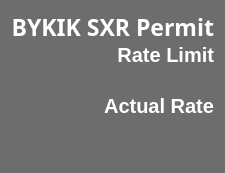
        <widget class="PyDMFrame" name="Device_BYKIKS_Frame">
         <property name="minimumSize">
          <size>
           <width>0</width>
           <height>162</height>
          </size>
         </property>
         <property name="maximumSize">
          <size>
           <width>270</width>
           <height>300</height>
          </size>
         </property>
         <property name="toolTip">
          <string/>
         </property>
         <property name="styleSheet">
          <string notr="true">QFrame{
background-color: rgb(109, 109, 109);
border-bottom-left-radius: 15px;
border-bottom-right-radius: 15px;
border-top-left-radius: 15px;
border-top-right-radius: 15px;
}</string>
         </property>
         <property name="alarmSensitiveBorder" stdset="0">
          <bool>true</bool>
         </property>
         <property name="channel" stdset="0">
          <string>ca://IOC:BSY0:MP01:BYKIKS_RATE</string>
         </property>
         <layout class="QVBoxLayout" name="verticalLayout_18">
          <property name="spacing">
           <number>0</number>
          </property>
          <item>
           <widget class="QLabel" name="Device_BYKIKS_Title">
            <property name="font">
             <font>
              <family>Sans Serif</family>
              <pointsize>17</pointsize>
              <weight>75</weight>
              <italic>false</italic>
              <bold>true</bold>
              <strikeout>false</strikeout>
              <kerning>true</kerning>
             </font>
            </property>
            <property name="toolTip">
             <string/>
            </property>
            <property name="styleSheet">
             <string notr="true">border: 0px;
color: rgb(255, 255, 255);</string>
            </property>
            <property name="frameShape">
             <enum>QFrame::StyledPanel</enum>
            </property>
            <property name="frameShadow">
             <enum>QFrame::Plain</enum>
            </property>
            <property name="text">
             <string>BYKIK SXR Permit</string>
            </property>
            <property name="alignment">
             <set>Qt::AlignRight|Qt::AlignTrailing|Qt::AlignVCenter</set>
            </property>
           </widget>
          </item>
          <item>
           <widget class="QLabel" name="Device_BYKIKS_RL_Title">
            <property name="font">
             <font>
              <pointsize>15</pointsize>
              <weight>75</weight>
              <bold>true</bold>
             </font>
            </property>
            <property name="styleSheet">
             <string notr="true">border: 0px;
color: rgb(255, 255, 255);</string>
            </property>
            <property name="text">
             <string>Rate Limit</string>
            </property>
            <property name="alignment">
             <set>Qt::AlignRight|Qt::AlignTrailing|Qt::AlignVCenter</set>
            </property>
           </widget>
          </item>
          <item>
           <widget class="PyDMLabel" name="Device_BYKIKS_RL_Num">
            <property name="font">
             <font>
              <family>Sans Serif</family>
              <pointsize>15</pointsize>
              <weight>75</weight>
              <italic>false</italic>
              <bold>true</bold>
             </font>
            </property>
            <property name="toolTip">
             <string/>
            </property>
            <property name="styleSheet">
             <string notr="true">border: 0px;
color: rgb(255, 255, 255);</string>
            </property>
            <property name="alignment">
             <set>Qt::AlignRight|Qt::AlignTrailing|Qt::AlignVCenter</set>
            </property>
            <property name="rules" stdset="0">
             <string>[{&quot;name&quot;: &quot;Add Hz&quot;, &quot;property&quot;: &quot;Text&quot;, &quot;initial_value&quot;: &quot;&quot;, &quot;expression&quot;: &quot;str(ch[0]) + ' Hz'&quot;, &quot;channels&quot;: [{&quot;channel&quot;: &quot;ca://IOC:BSY0:MP01:BYKIKS_MEASRATE&quot;, &quot;trigger&quot;: true, &quot;use_enum&quot;: true}]}]</string>
            </property>
            <property name="showUnits" stdset="0">
             <bool>true</bool>
            </property>
            <property name="alarmSensitiveContent" stdset="0">
             <bool>false</bool>
            </property>
            <property name="alarmSensitiveBorder" stdset="0">
             <bool>false</bool>
            </property>
            <property name="channel" stdset="0">
             <string>ca://IOC:BSY0:MP01:BYKIKS_MEASRATE</string>
            </property>
           </widget>
          </item>
          <item>
           <widget class="PyDMDrawingLine" name="Device_BYKIKS_Line">
            <property name="maximumSize">
             <size>
              <width>16777215</width>
              <height>5</height>
             </size>
            </property>
            <property name="toolTip">
             <string/>
            </property>
            <property name="styleSheet">
             <string notr="true">background-color: rgb(136, 136, 136);
</string>
            </property>
           </widget>
          </item>
          <item>
           <widget class="QLabel" name="Device_BYKIKS_AR_Title">
            <property name="font">
             <font>
              <pointsize>15</pointsize>
              <weight>75</weight>
              <bold>true</bold>
             </font>
            </property>
            <property name="toolTip">
             <string/>
            </property>
            <property name="styleSheet">
             <string notr="true">border: 0px;
color: rgb(255, 255, 255);</string>
            </property>
            <property name="text">
             <string>Actual Rate</string>
            </property>
            <property name="alignment">
             <set>Qt::AlignRight|Qt::AlignTrailing|Qt::AlignVCenter</set>
            </property>
           </widget>
          </item>
          <item>
           <widget class="PyDMLabel" name="Device_BYKIKS_AR_Num">
            <property name="font">
             <font>
              <family>Sans Serif</family>
              <pointsize>24</pointsize>
              <weight>75</weight>
              <italic>false</italic>
              <bold>true</bold>
             </font>
            </property>
            <property name="toolTip">
             <string/>
            </property>
            <property name="styleSheet">
             <string notr="true">border: 0px;</string>
            </property>
            <property name="alignment">
             <set>Qt::AlignRight|Qt::AlignTrailing|Qt::AlignVCenter</set>
            </property>
            <property name="showUnits" stdset="0">
             <bool>true</bool>
            </property>
            <property name="alarmSensitiveContent" stdset="0">
             <bool>true</bool>
            </property>
            <property name="alarmSensitiveBorder" stdset="0">
             <bool>false</bool>
            </property>
            <property name="channel" stdset="0">
             <string>ca://IOC:BSY0:MP01:BYKIKS_RATE</string>
            </property>
           </widget>
          </item>
         </layout>
        </widget>
